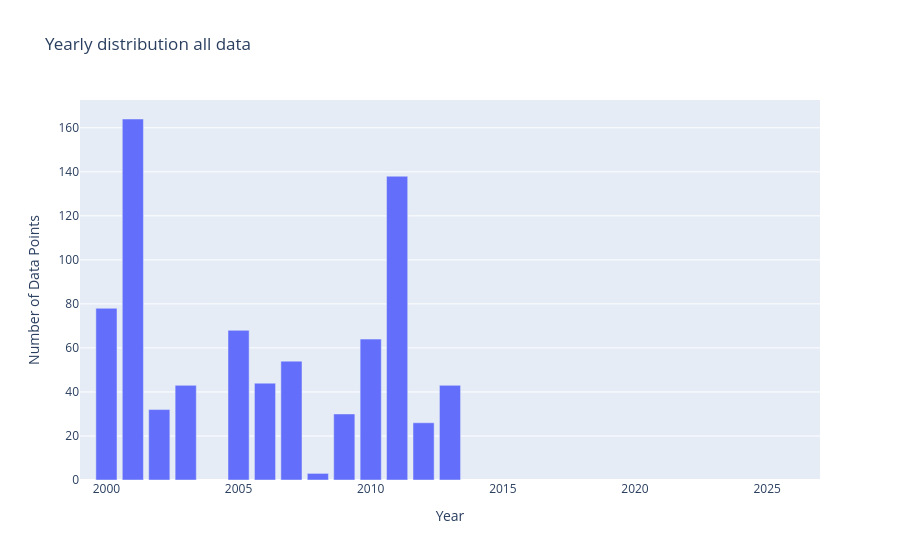

Notebook source saved alongside this figure:
### Code cell
year_test=gloria.copy()
year_test['datetime'] = pd.to_datetime(year_test['datetime'])
year_test['year'] = year_test['datetime'].dt.year
grouped = year_test.groupby(['year']).size().reset_index(name='DataPoints')

# Create bar chart
fig = px.bar(grouped,x='year', y='DataPoints', title='Yearly distribution all data',
             labels={'year': 'Year', 'DataPoints': 'Number of Data Points', 'metadata': 'Metadata'},)
fig.update_xaxes(range=[1999,2027])
fig.update_layout(barmode='stack')  # ensures stacking
fig.show()

### Figure 1 — Plotly figure (JSON) as saved in the notebook; plotly's stock layout.template omitted (floating-point values rounded to 4 significant figures)
{"data": [{"hovertemplate": "Year=%{x}<br>Number of Data Points=%{y}<extra></extra>", "legendgroup": "", "marker": {"color": "#636efa", "pattern": {"shape": ""}}, "name": "", "orientation": "v", "showlegend": false, "textposition": "auto", "type": "bar", "x": [2000, 2001, 2002, 2003, 2005, 2006, 2007, 2008, 2009, 2010, 2011, 2012, 2013], "xaxis": "x", "y": [78, 164, 32, 43, 68, 44, 54, 3, 30, 64, 138, 26, 43], "yaxis": "y"}], "layout": {"autosize": true, "barmode": "stack", "legend": {"tracegroupgap": 0}, "title": {"text": "Yearly distribution all data"}, "xaxis": {"anchor": "y", "domain": [0, 1], "range": [1999, 2027], "title": {"text": "Year"}, "type": "linear"}, "yaxis": {"anchor": "x", "autorange": true, "domain": [0, 1], "range": [0, 172.6], "title": {"text": "Number of Data Points"}, "type": "linear"}}}
